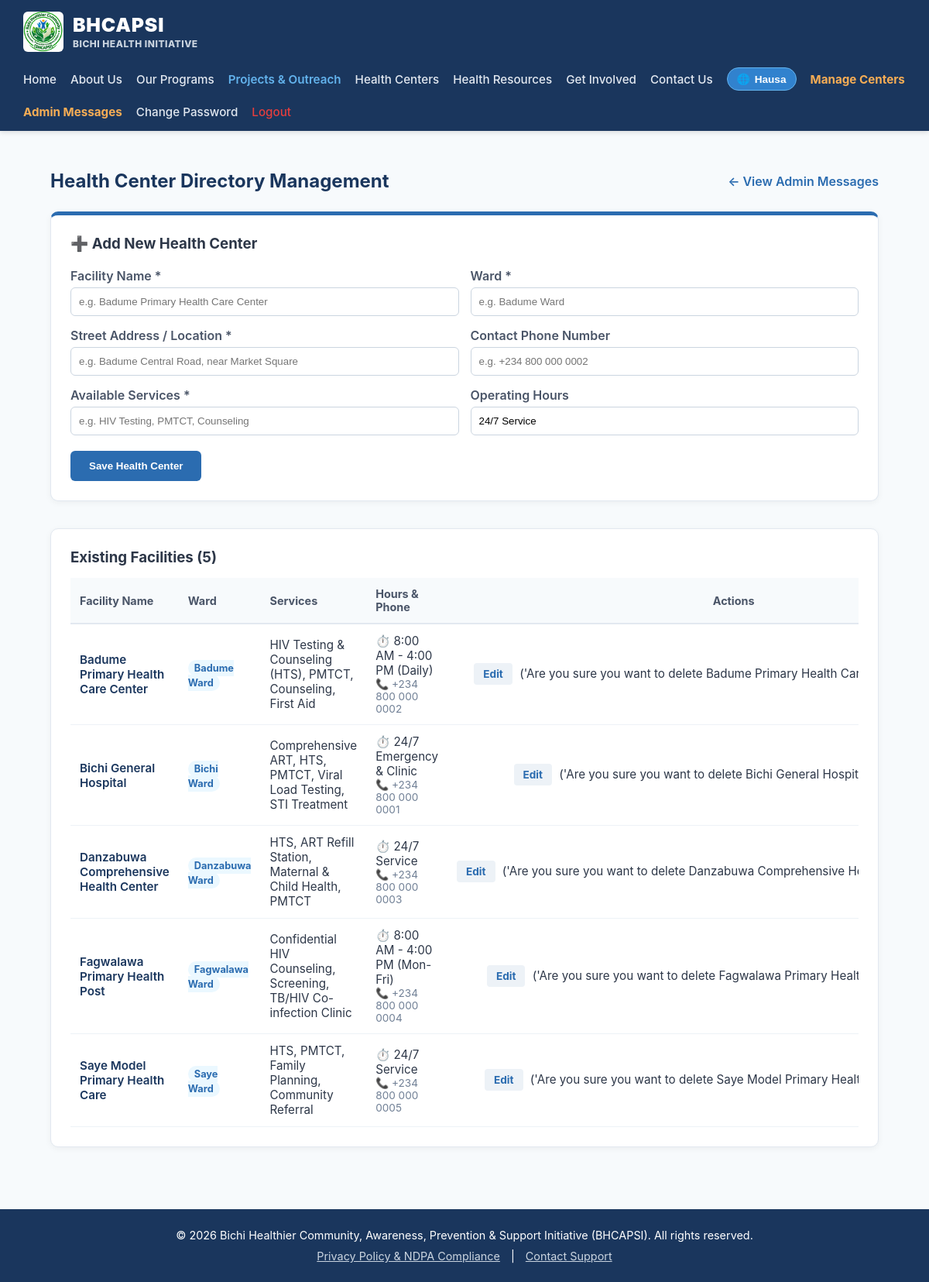
The app's page /admin/centers (signed in), older data.
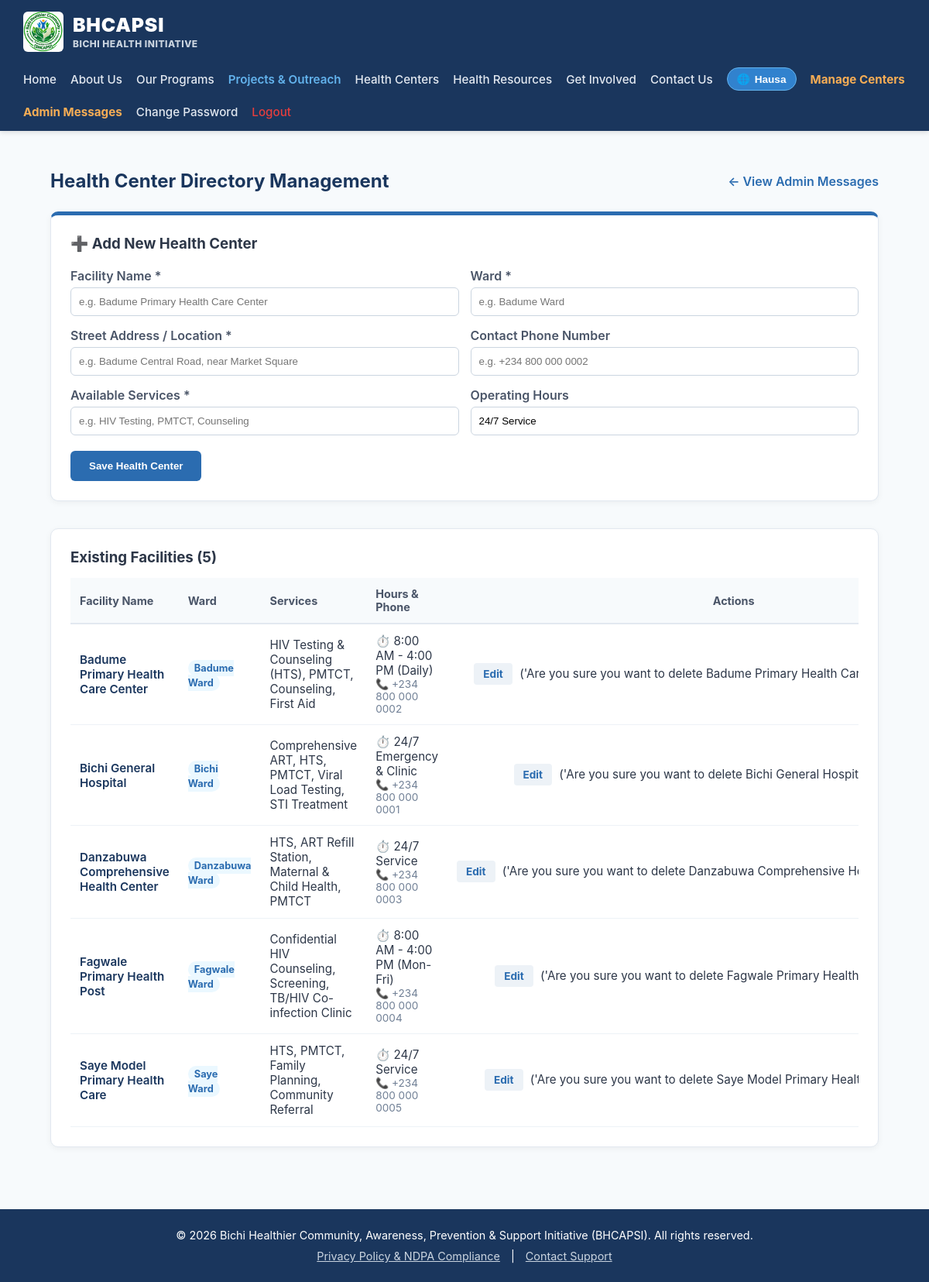
The same page, newer data.
### app.py (models this page shows)
class HealthCenter(db.Model):
    id = db.Column(db.Integer, primary_key=True)
    name = db.Column(db.String(150), nullable=False)
    ward = db.Column(db.String(100), nullable=False)
    address = db.Column(db.String(250), nullable=False)
    services = db.Column(db.String(250), nullable=False)
    phone = db.Column(db.String(50), nullable=True)
    hours = db.Column(db.String(100), default="24/7 Service")

### app.py (the view)
@app.route("/admin/centers", methods=["GET"])
@login_required
def admin_centers():
    centers = HealthCenter.query.order_by(HealthCenter.ward, HealthCenter.name).all()
    edit_id = request.args.get('edit', type=int)
    center_to_edit = HealthCenter.query.get(edit_id) if edit_id else None
    return render_template("admin_centers.html", centers=centers, center_to_edit=center_to_edit)

### app.py (called while the page is built)
@login_manager.user_loader
def load_user(user_id):
    return db.session.get(User, int(user_id))

### templates/admin_centers.html (shortened to what the changed rows need)
{% extends "base.html" %}
{% block content %}
<section class="container" style="max-width: 1100px; margin: 30px auto; padding: 0 15px;">
    <div style="display: flex; justify-content: space-between; align-items: center; margin-bottom: 25px;">
        <h2 style="color: #1a365d; margin: 0;">Health Center Directory Management</h2>
    </div>
    <div style="background: #ffffff; border: 1px solid #e2e8f0; border-radius: 10px; padding: 25px; box-shadow: 0 2px 8px rgba(0,0,0,0.05);">
        <div style="overflow-x: auto;">
            <table style="width: 100%; border-collapse: collapse; text-align: left;">
                <thead>
                    <tr style="background: #f7fafc; border-bottom: 2px solid #e2e8f0; color: #4a5568; font-size: 0.9rem;">
                        <th style="padding: 12px;">Facility Name</th>
                        <th style="padding: 12px;">Ward</th>
                        <th style="padding: 12px;">Services</th>
                        <th style="padding: 12px;">Hours & Phone</th>
                        <th style="padding: 12px; text-align: center;">Actions</th>
                    </tr>
                </thead>
                <tbody style="font-size: 0.95rem; color: #2d3748;">
                    {% for center in centers %}
                    <tr style="border-bottom: 1px solid #edf2f7;">
                        <td style="padding: 12px; font-weight: 600; color: #1a365d;">{{ center.name }}</td>
                        <td style="padding: 12px;"><span style="background: #ebf8ff; color: #2b6cb0; padding: 3px 8px; border-radius: 12px; font-size: 0.8rem; font-weight: bold;">{{ center.ward }}</span></td>
                        <td style="padding: 12px; max-width: 250px;">{{ center.services }}</td>
                        <td style="padding: 12px;">
                            <div>⏱️ {{ center.hours }}</div>
                            {% if center.phone %}<div style="color: #718096; font-size: 0.85rem;">📞 {{ center.phone }}</div>{% endif %}
                        </td>
                        <td style="padding: 12px; text-align: center; white-space: nowrap;">
                            <a href="{{ url_for('admin_centers', edit=center.id) }}" style="background: #edf2f7; color: #2b6cb0; text-decoration: none; padding: 6px 12px; border-radius: 4px; font-weight: bold; margin-right: 5px; font-size: 0.85rem;">Edit</a>
                            <form action="{{ url_for('delete_center', id=center.id) }}" method="POST" style="display: inline;" onsubmit="return confirm('Are you sure you want to delete {{ center.name }}?');">('Are you sure you want to delete {{ center.name }}?');">
                            </form>
                        </td>
                    </tr>
                    {% else %}
                    <tr>
                        <td colspan="5" style="text-align: center; color: #a0aec0; padding: 20px;">No health centers found.</td>
                    </tr>
                    {% endfor %}
                </tbody>
            </table>
        </div>
    </div>
</section>
{% endblock %}

Row changes from the older to the newer data that the page shows:
changed HealthCenter "Confidential HIV Counseling, Screening, TB/HIV Co-infection Clinic": name "Fagwalawa Primary Health Post" → "Fagwale Primary Health Post"; ward "Fagwalawa Ward" → "Fagwale Ward"; name "Fagwalawa Primary…" → "Fagwale Primary Health…"
